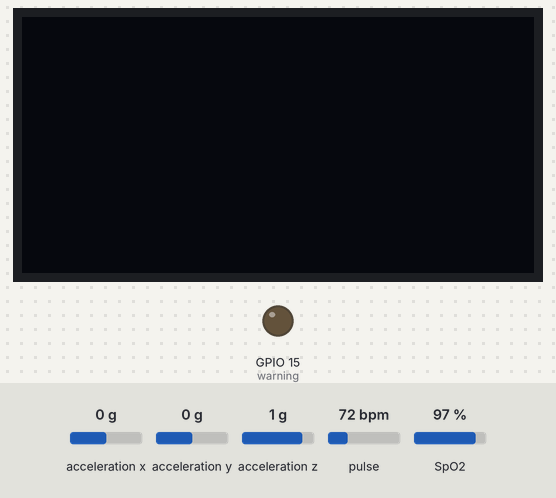
This sketch was run on a simulated ESP8266 (NodeMCU). On the bench: 128×64 one-colour display, output pins drawn as LEDs (lit = HIGH). The inputs (shaded band) are chosen by the test bench; at power-on: acceleration z 1 g, pulse 72 bpm, SpO2 97 %, acceleration x 0 g, acceleration y 0 g. WiFi joins after 1.5 s; servers stay silent unless stated; what the sketch prints to the serial monitor is not drawn.

Above: at 1.2 s.
1.3 s: acceleration z set to 0.4 g
12.0 s: acceleration z set to 0.1 g
At 12.6 s:
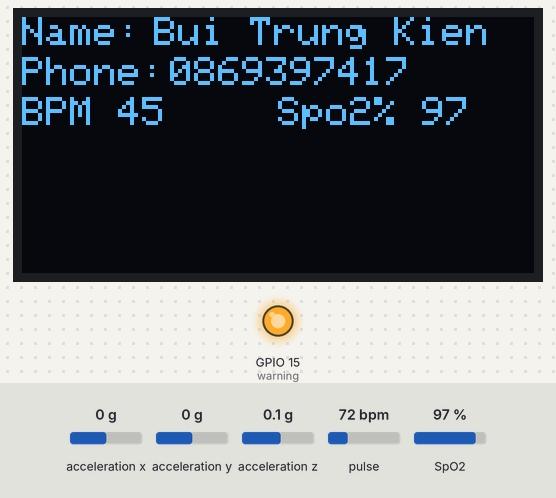
23.0 s: pulse set to 42 bpm
At 28.1 s:
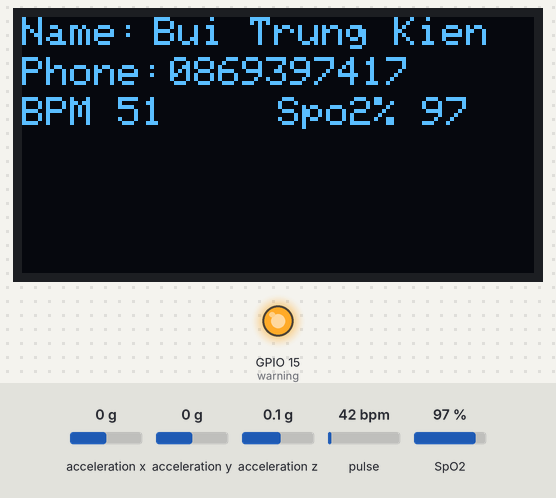
34.0 s: SpO2 set to 95 %
At 38.8 s:
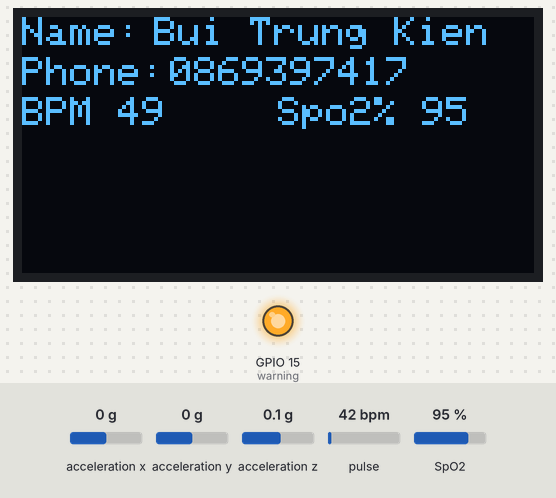
Timing chart, 0 to 40.3 s (numbered marks = the images above; inputs shaded):
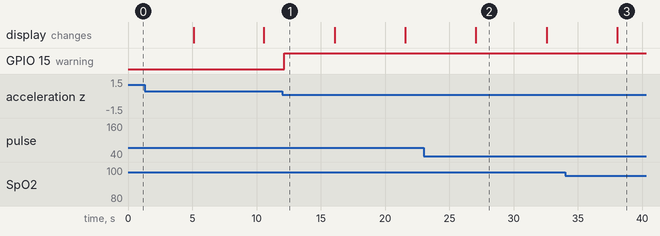

Measured:
- the behaviour switches between 0.3 and 0.2 g on acceleration z (found by bisection; images 0 and 1)
- after the input at 12.0 s, GPIO 15 (warning): LOW → HIGH after 0.16 s
- what the display in image 2 shows lasts 5.5 s, from 27.1 s to 32.6 s

The sketch:

sketch_jul15b.ino
```cpp
#include <Wire.h>
#include "MAX30100_PulseOximeter.h"
#include <SimpleKalmanFilter.h>
#include <Adafruit_GFX.h>
#include <Adafruit_SSD1306.h>
#include<ESP8266WiFi.h>
#include<FirebaseArduino.h>
#include<Adafruit_Sensor.h>
#include<Adafruit_ADXL345_U.h>
#include<string.h>

#define max_delay     5100
#define fall_delay     10
#define FIREBASE_HOST "data-station-c589b-default-rtdb.firebaseio.com"
#define FIREBASE_AUTH ""
#define WIFI_SSID "Kien"
#define WIFI_PASSWORD "23061999"
int status_fall = 0;
int warning = 15;
PulseOximeter pox;
SimpleKalmanFilter filter(2,2,0.001);
Adafruit_SSD1306 display(128, 64, &Wire, -1);
Adafruit_ADXL345_Unified fall = Adafruit_ADXL345_Unified();
float c_past = 0;
float c_present = 0;
int count = 0;

uint32_t detect_time = 0;
uint32_t max_pre = 0;
uint32_t fall_pre = 0;
int bpm,spo2;
char BPM[5], SPO2[5];

void setup() {
  Serial.begin(115200);

  pinMode(warning,OUTPUT);

  WiFi.begin(WIFI_SSID, WIFI_PASSWORD);
  Firebase.begin(FIREBASE_HOST, FIREBASE_AUTH);

  fall.begin();
  pox.begin();
  //pox.setIRLedCurrent(MAX30100_LED_CURR_7_6MA);
  pox.setOnBeatDetectedCallback(onBeatDetected);
  display.begin(SSD1306_SWITCHCAPVCC, 0x3C);
  display.clearDisplay();

}
void onBeatDetected(){}

void loop() {

  pox.update();
  if (millis() - max_pre > max_delay) {
    bpm = pox.getHeartRate();
    spo2 = pox.getSpO2();

    bpm = filter.updateEstimate(bpm);
    bpm = filter.updateEstimate(bpm);

    pox.shutdown();

    if(spo2 > 90){
      display_data_max30100(bpm,spo2);
      itoa(bpm,BPM,10);
      itoa(spo2,SPO2,10);
      Firebase.setString("custom/122313756/Oxy", SPO2);
      Firebase.setString("custom/122313756/Heartbeat", BPM);
    }
    pox.resume();
    max_pre = millis();
    }
    if(millis() - fall_pre > fall_delay){
      fall_detect();
      fall_pre = millis();
    }
}
void display_data_max30100(int bpm, int spo2) {
  display.clearDisplay();
  display.setTextSize(1);
  display.setTextColor(WHITE);
  display.setCursor(0, 0);
  display.print("Name: ");
  display.setCursor(33,0 );
  display.println("Bui Trung Kien");
  display.setCursor(0, 10);
  display.print("Phone: ");
  display.setCursor(37, 10);
  display.println("0869397417");
  display.setCursor(0, 20);
  display.print("BPM ");
  display.print(bpm);
  display.setCursor(64, 20);
  display.print("Spo2% ");
  display.println(spo2);
  display.display();
}
void fall_detect(){
  pox.shutdown();
  sensors_event_t event;
  fall.getEvent(&event);
  float d = sqrt(event.acceleration.x*event.acceleration.x+event.acceleration.y*event.acceleration.y+event.acceleration.z*event.acceleration.z);
  Serial.println(d);
  if(d < 2.5){
    status_fall = 1;
    Firebase.setString("custom/122313756/Fall","1" );
    digitalWrite(warning,HIGH);
    detect_time = millis();
  }
  if(status_fall == 1 && millis() % 100 == 0 ){
    c_present = event.acceleration.x;
    float fall_recheck = abs(c_present-c_past);
    if(fall_recheck >1 && count > 1){
      Firebase.setString("custom/122313756/Fall","0");
      digitalWrite(warning,LOW);
    }
    c_past = c_present;
  count = count + 1;
  }
  pox.resume();
}
```

SimpleKalmanFilter.cpp
```cpp
// (licence header left out)
#include "Arduino.h"
#include "SimpleKalmanFilter.h"
#include <math.h>

SimpleKalmanFilter::SimpleKalmanFilter(float mea_e, float est_e, float q)
{
  _err_measure=mea_e;
  _err_estimate=est_e;
  _q = q;
}

float SimpleKalmanFilter::updateEstimate(float mea)
{
  _kalman_gain = _err_estimate/(_err_estimate + _err_measure);
  _current_estimate = _last_estimate + _kalman_gain * (mea - _last_estimate);
  _err_estimate =  (1.0 - _kalman_gain)*_err_estimate + fabs(_last_estimate-_current_estimate)*_q;
  _last_estimate=_current_estimate;

  return _current_estimate;
}

void SimpleKalmanFilter::setMeasurementError(float mea_e)
{
  _err_measure=mea_e;
}

void SimpleKalmanFilter::setEstimateError(float est_e)
{
  _err_estimate=est_e;
}

void SimpleKalmanFilter::setProcessNoise(float q)
{
  _q=q;
}

float SimpleKalmanFilter::getKalmanGain() {
  return _kalman_gain;
}

float SimpleKalmanFilter::getEstimateError() {
  return _err_estimate;
}
```

SimpleKalmanFilter.h
```cpp
// (licence header left out)
#ifndef SimpleKalmanFilter_h
#define SimpleKalmanFilter_h

class SimpleKalmanFilter
{

public:
  SimpleKalmanFilter(float mea_e, float est_e, float q);
  float updateEstimate(float mea);
  void setMeasurementError(float mea_e);
  void setEstimateError(float est_e);
  void setProcessNoise(float q);
  float getKalmanGain();
  float getEstimateError();

private:
  float _err_measure;
  float _err_estimate;
  float _q;
  float _current_estimate = 0;
  float _last_estimate = 0;
  float _kalman_gain = 0;

};

#endif
```
